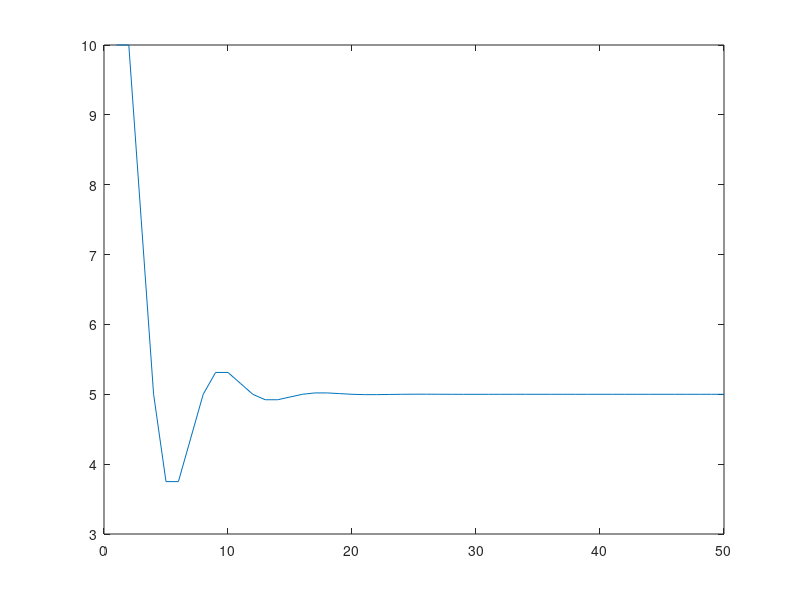
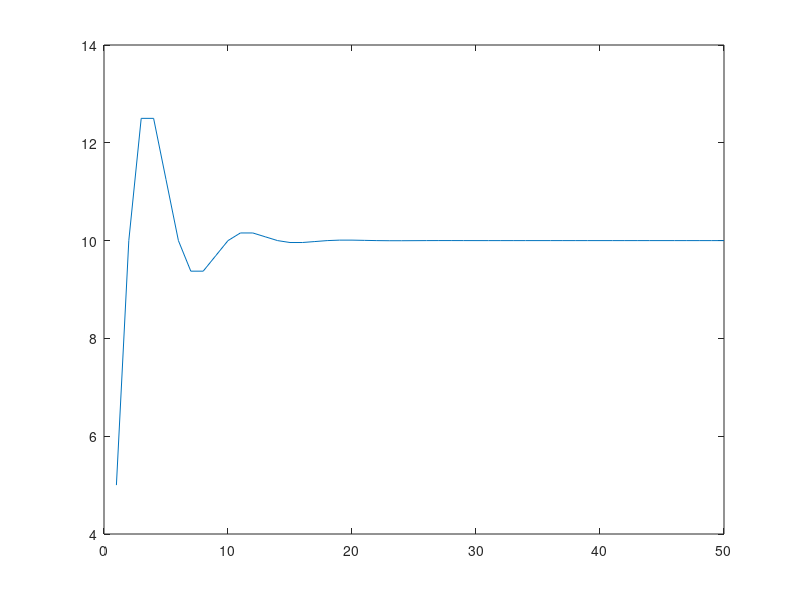

Here is the MATLAB script that generated these plots, in order:
clear;
close all;
clc;

%initDCS;
speed_hat = 0;
speed_error = 0;
speed_error_sum = 0;
T = 5; %from voltage
J = 1; %from previous examples
e = [];
s = [];
i = 0;
%%
for i = 1:50
read_speed = 10;%readSpeed(encoder);
speed_error = read_speed - speed_hat;
speed_error_sum = speed_error_sum + speed_error;
Tl_minus = 0.5*speed_error + 0.5*speed_error_sum;
e = [e;Tl_minus];
speed_hat = speed_hat + (Tl_minus-T)/J;
s = [s; speed_hat];
figure(1)
plot(e);
pause(0.01)
figure(2)
plot(s)
pause(0.01)
end

